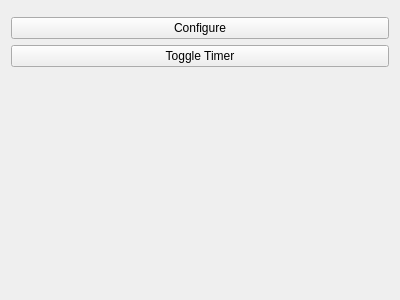
<?xml version="1.0" encoding="UTF-8"?>
<ui version="4.0">
 <class>NetworkSettingsTestWidget</class>
 <widget class="QWidget" name="NetworkSettingsTestWidget">
  <property name="geometry">
   <rect>
    <x>0</x>
    <y>0</y>
    <width>400</width>
    <height>300</height>
   </rect>
  </property>
  <property name="windowTitle">
   <string>Form</string>
  </property>
  <layout class="QGridLayout" name="gridLayout">
   <item row="3" column="0">
    <spacer name="verticalSpacer">
     <property name="orientation">
      <enum>Qt::Vertical</enum>
     </property>
     <property name="sizeHint" stdset="0">
      <size>
       <width>20</width>
       <height>40</height>
      </size>
     </property>
    </spacer>
   </item>
   <item row="1" column="0">
    <widget class="QPushButton" name="pushButtonConfigure">
     <property name="sizePolicy">
      <sizepolicy hsizetype="Minimum" vsizetype="Minimum">
       <horstretch>0</horstretch>
       <verstretch>0</verstretch>
      </sizepolicy>
     </property>
     <property name="text">
      <string>Configure</string>
     </property>
    </widget>
   </item>
   <item row="0" column="0">
    <widget class="NetworkSettingsWidget" name="widgetNetworkSettingsWidget" native="true">
     <property name="sizePolicy">
      <sizepolicy hsizetype="Minimum" vsizetype="Minimum">
       <horstretch>0</horstretch>
       <verstretch>0</verstretch>
      </sizepolicy>
     </property>
    </widget>
   </item>
   <item row="2" column="0">
    <widget class="QPushButton" name="pushButtonToggleTimer">
     <property name="sizePolicy">
      <sizepolicy hsizetype="Minimum" vsizetype="Minimum">
       <horstretch>0</horstretch>
       <verstretch>0</verstretch>
      </sizepolicy>
     </property>
     <property name="text">
      <string>Toggle Timer</string>
     </property>
     <property name="checkable">
      <bool>true</bool>
     </property>
    </widget>
   </item>
  </layout>
 </widget>
 <customwidgets>
  <customwidget>
   <class>NetworkSettingsWidget</class>
   <extends>QWidget</extends>
   <header>widgets/NetworkSettingsWidget.hpp</header>
   <container>1</container>
  </customwidget>
 </customwidgets>
 <resources/>
 <connections/>
</ui>
